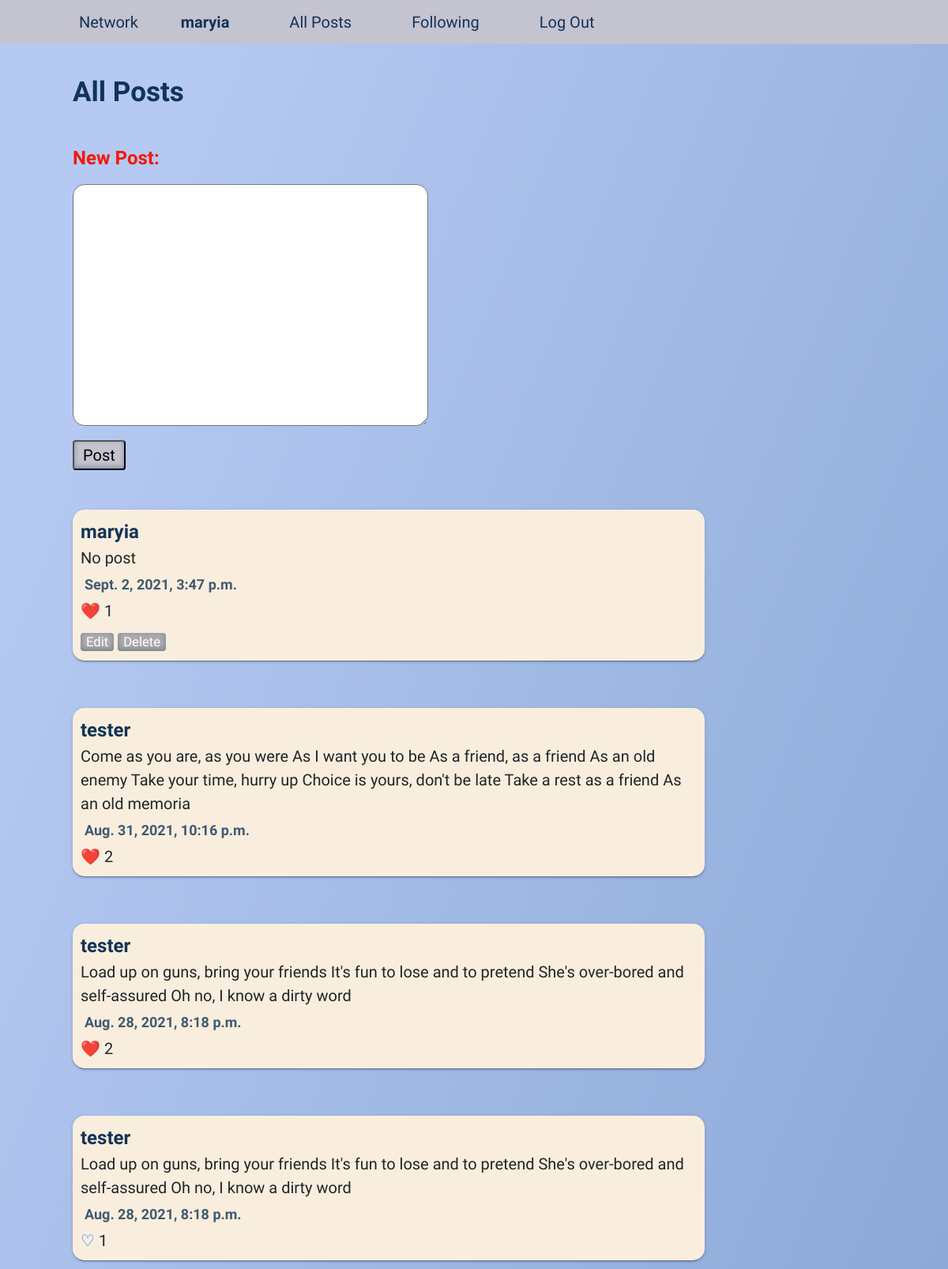
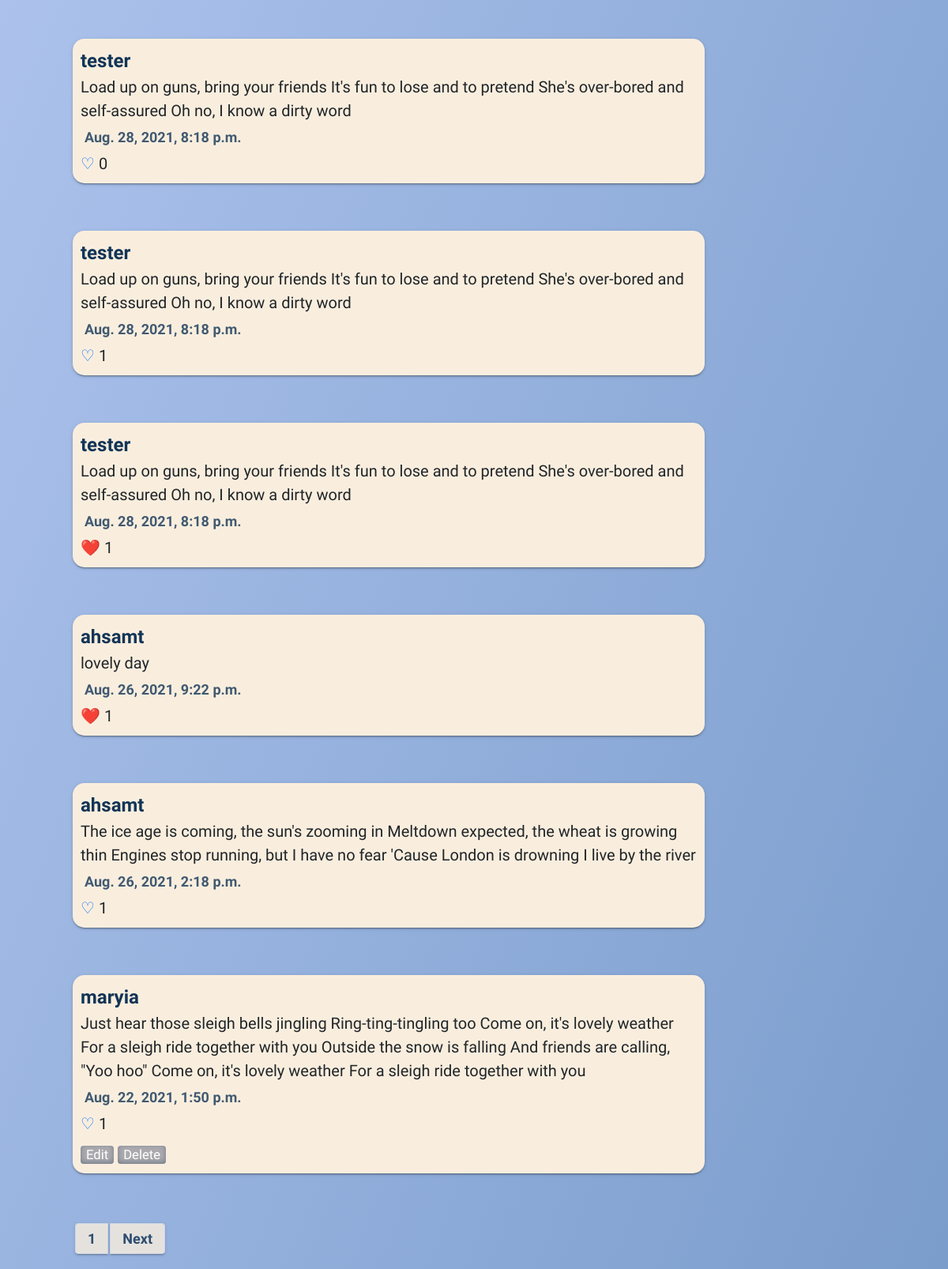
Screenshot of / (signed in) with the database file from the repository (2 pictures, top to bottom).
### network/models.py (models this page shows, shortened)
class User(AbstractUser):
    pass

class Post(models.Model):
    content = models.TextField(max_length = 500, blank = False)
    date = models.DateTimeField(default = timezone.now)
    author = models.ForeignKey(User, on_delete = models.CASCADE, null = True, related_name="posts")
    likedBy = models.ManyToManyField(User, blank = True, related_name = "likers")

### network/views.py (the view, shortened to what this page needs)
# urls.py: path("", views.index, name = "index"),
def index(request):
    if request.method == "GET":
        posts = sort_by_date_reverse(Post.objects.all())
        paginator = Paginator(posts,10)
        page_number = request.GET.get('page')
        page_obj = paginator.get_page(page_number)
    return render(request, "network/index.html", { "postForm":NewPost(), "posts":page_obj})

### network/views.py
class NewPost(forms.Form):
    content = forms.CharField(label = "Content", required = True, widget = forms.Textarea)

### network/utils.py (called while the page is built)
def sort_by_date_reverse(posts):
    posts = sorted(posts, key = lambda p: (p.date), reverse = True)
    return posts

### network/templates/network/index.html (shortened to what this page needs)
{% extends "network/layout.html" %}
{% block body %}
<h1>All Posts</h1>
{% if user.is_authenticated %}
<form class="new-post-form" action="" method="post">
  <h3>New Post:</h3>
  {{ postForm.content }}
  <br />
  <button type="submit">Post</button>
</form>
{% endif %}
<br />
{% include "network/posts.html" with posts=posts %}
{% include "network/pagination.html" with posts=posts %}
{% endblock %}

### network/templates/network/layout.html (shortened to what this page needs)
{% load static %}
<!DOCTYPE html>
<html lang="en">
  <head>
    <link
      href="https://cdn.jsdelivr.net/npm/bootstrap@5.1.0/dist/css/bootstrap.min.css"
      rel="stylesheet"
    />
    <link href="{% static 'network/styles.css' %}" rel="stylesheet" />
  </head>
  <body>
    <div class="navigation">
      <nav class="navbar navbar-expand-lg">
        <a class="navbar-brand" href="{% url 'index' %}">Network</a>
        <div>
          <ul class="navbar-nav mr-auto">
            {% if user.is_authenticated %}
            <li class="nav-item">
              <a class="nav-link" href="/{{ user.username }}"><strong id="userID">{{ user.username }}</strong></a>
            </li>
            {% endif %}
            <li class="nav-item">
              <a class="nav-link" href="{% url 'index' %}">All Posts</a>
            </li>
            {% if user.is_authenticated %}
            <li class="nav-item">
              <a class="nav-link" href="{% url 'following' %}">Following</a>
            </li>
            <li class="nav-item">
              <a class="nav-link" href="{% url 'logout' %}">Log Out</a>
            </li>
            {% endif %}
          </ul>
        </div>
      </nav>
    </div>
    <div class="container">
      <div class="body">{% block body %} {% endblock %}</div>
    </div>
  </body>
</html>

### network/templates/network/posts.html (shortened to what this page needs)
{% for post in posts %}
<div class="post-section" id="postBlock{{ post.id }}">
  <a class="author" href="/{{ post.author }}">{{ post.author }}</a>
  <div id="postContent{{ post.id }}">{{ post.content }}</div>
  <div class="date">{{ post.date }}</div>
  {% if user.is_authenticated %} {% if user in post.likedBy.all %}
  <a href="/" class="like" data-postId="{{ post.id }}">❤️</a>
  {% else %}
  <a href="/" class="like" data-postId="{{ post.id }}">♡</a>
  {% endif %} {% else %}
  <a href="/" class="loginToLike">♡</a>
  {% endif %}
  <span class="num-likes" id="postLikes{{ post.id }}"> {{ post.likedBy.all|length }}</span>
  {% if user == post.author %}
  <br />
  <div class="mt-2">
    <a href="/" class="edit" data-postId="{{ post.id }}">Edit</a>
    <a href="/" class="delete" data-postId="{{ post.id }}">Delete</a>
  </div>
  {% endif %}
</div>
<br />
<br />
{% endfor %}

### network/static/network/styles.css (style rules this page uses)
:root { --background-gradient: linear-gradient(111.5deg, rgb(181, 201, 242) 11.1%, rgb(118, 153, 201) 107.5%); --grey-navbar-color: #c4c3d0; --headings-color: #123456; --red-text-color: #f21909; }
body { background: var(--background-gradient); font-family: "Kalam", cursive; font-size: 20px; }
h1, h2 { padding: 40px 0; color: var(--headings-color); font-weight: bold; }
h1 { font-size: 35px; }
h3 { font-size: 24px; font-weight: 650; padding-bottom: 10px; color: var(--red-text-color); }
a { text-decoration: none; }
textarea, .edit_content, input { outline: none; border-radius: 15px; width: 450px; }
button, .edit, .delete { transition: ease-in-out 200ms; border-radius: 4px; box-shadow: rgba(50, 50, 93, 0.25) 0px 50px 100px -20px, rgba(0, 0, 0, 0.3) 0px 30px 60px -30px, rgba(10, 37, 64, 0.35) 0px -2px 6px 0px inset; }
button, #loginButton { background-color: var(--grey-navbar-color); margin: 10px 0 20px 0; padding: 2px 11px; }
.container { margin-left: 80px; }
.navbar { background: var(--grey-navbar-color); padding: 5px 15px 5px 100px; }
.navbar-brand, .nav-link { color: var(--headings-color); }
.nav-link { margin: 0px 30px; }
.post-section { width: 800px; background-color: #f9eede; padding: 10px; border-radius: 15px; box-shadow: 0 2px 2px 0 rgba(0, 0, 0, 0.14), 0 1px 5px 0 rgba(0, 0, 0, 0.12), 0 3px 1px -2px rgba(0, 0, 0, 0.2); }
.author { color: var(--headings-color); font-size: 24px; font-weight: bold; transition: ease-in-out 200ms; }
.edit, .delete { background-color: #abaaaf; color: white; padding: 2px 7px; font-size: smaller; }
.date { margin: 5px; font-size: 18px; opacity: 0.8; font-weight: bolder; color: var(--headings-color); }

### rows the page displays
User: username "maryia"
Post: author "maryia", content "No post", date "Sept. 2, 2021, 3:47 p.m.", likedBy.all|length "1"
Post: author "tester", content "Come as you are, as you were As I want you to be As a friend, as a friend As an old enemy Take your time, hurry up Choice is yours, don't be late Take a rest as a friend As an old memoria", date "Aug. 31, 2021, 10:16 p.m.", likedBy.all|length "2"
Post: author "tester", content "Load up on guns, bring your friends It's fun to lose and to pretend She's over-bored and self-assured Oh no, I know a dirty word", date "Aug. 28, 2021, 8:18 p.m.", likedBy.all|length "2"
Post: author "tester", content "Load up on guns, bring your friends It's fun to lose and to pretend She's over-bored and self-assured Oh no, I know a dirty word", date "Aug. 28, 2021, 8:18 p.m.", likedBy.all|length "1"
Post: author "tester", content "Load up on guns, bring your friends It's fun to lose and to pretend She's over-bored and self-assured Oh no, I know a dirty word", date "Aug. 28, 2021, 8:18 p.m.", likedBy.all|length "0"
Post: author "tester", content "Load up on guns, bring your friends It's fun to lose and to pretend She's over-bored and self-assured Oh no, I know a dirty word", date "Aug. 28, 2021, 8:18 p.m.", likedBy.all|length "1"
Post: author "tester", content "Load up on guns, bring your friends It's fun to lose and to pretend She's over-bored and self-assured Oh no, I know a dirty word", date "Aug. 28, 2021, 8:18 p.m.", likedBy.all|length "1"
Post: author "ahsamt", content "lovely day", date "Aug. 26, 2021, 9:22 p.m.", likedBy.all|length "1"
Post: author "ahsamt", content "The ice age is coming, the sun's zooming in Meltdown expected, the wheat is growing thin Engines stop running, but I have no fear 'Cause London is drowning I live by the river", date "Aug. 26, 2021, 2:18 p.m.", likedBy.all|length "1"
Post: author "maryia", content "Just hear those sleigh bells jingling Ring-ting-tingling too Come on, it's lovely weather For a sleigh ride together with you Outside the snow is falling And friends are calling, \"Yoo hoo\" Come on, it's lovely weather For a sleigh ride together with you", date "Aug. 22, 2021, 1:50 p.m.", likedBy.all|length "1"

### other values shown
{{ posts.number }} "1"
